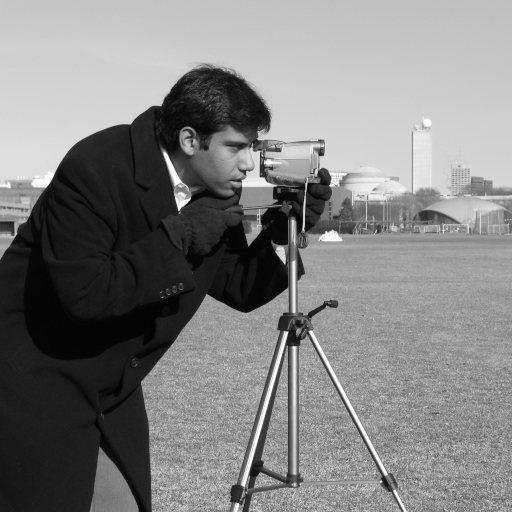
#> input picture skimage.data.camera(), 512 x 512 px
$ jupyter execute main.ipynb   (older library calls are emulated)
#> lines starting #> are read from the running program, lines starting #| are printed output that depends on the picture; after the words box and inside, x2 and y2 are one past the last pixel; in counts of white or black regions, pixels touching at a corner belong together
[cell 1]
from __future__ import print_function

from skimage import io, color, exposure
from skimage.transform import resize
from skimage.morphology import disk, dilation, closing, watershed
from skimage.measure import label
from skimage.feature import peak_local_max
from skimage.filters import threshold_otsu, rank
import numpy as np
from matplotlib import pyplot as plt

plt.style.use('classic')

[cell 2]
import matplotlib.pyplot as plt
from skimage import data
from skimage import color
from skimage import img_as_float

# uint8 -- float64
grayscale_image = img_as_float(data.camera()[::2, ::2])
image = color.gray2rgb(grayscale_image)

red_multiplier = [1, 0, 0]
yellow_multiplier = [1, 1, 0]

fig, (ax1, ax2) = plt.subplots(ncols=2, figsize=(8, 4), sharex=True, sharey=True)
ax1.imshow(red_multiplier * image)
ax2.imshow(yellow_multiplier * image)
ax1.set_adjustable('box-forced')
ax2.set_adjustable('box-forced')
plt.show()

[cell 3]
img = io.imread('sample.jpg')
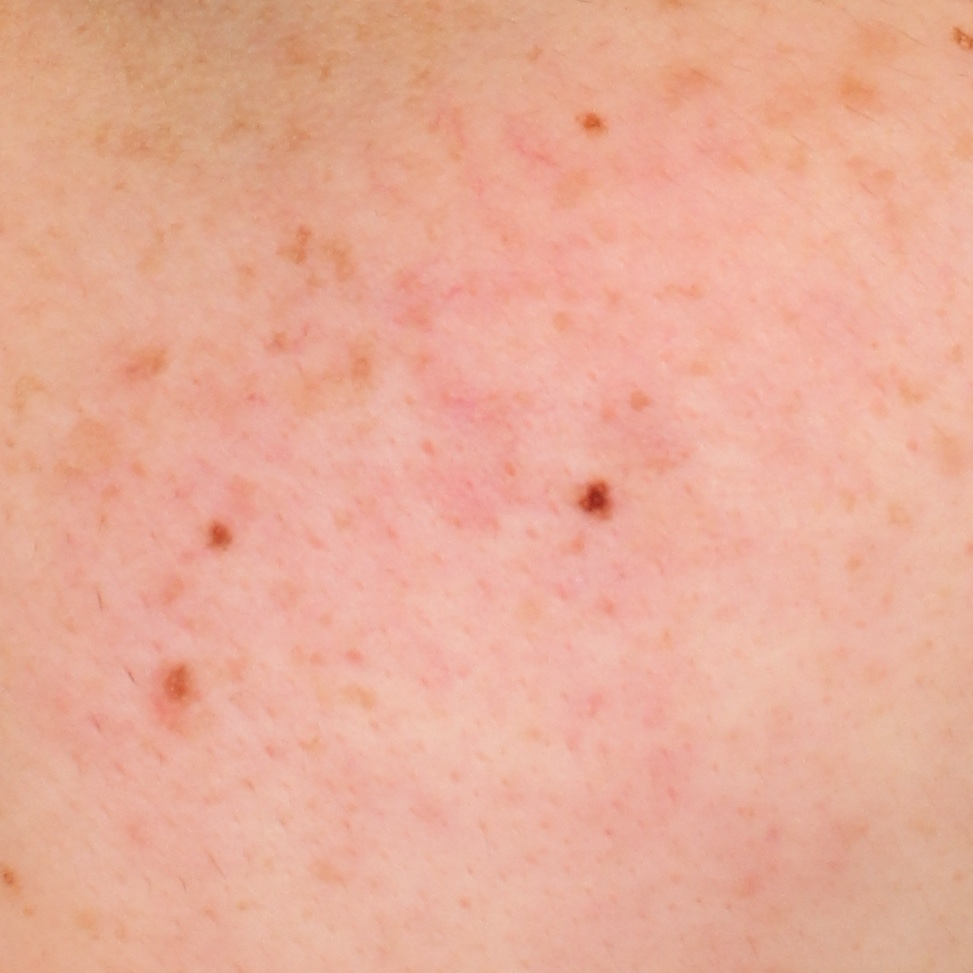
#> input picture sample.jpg, 973 x 973 px
#> img is the input picture: shape (973, 973, 3); mean R, G, B 232.1, 172.3, 151.5
img = img_as_float(img)

lab = color.rgb2lab(img)
#> lab: shape (973, 973, 3) float64; mean of channels 0, 1, 2 75.5, 19.2, 19.3
ch = lab[:,:,2]

# red_multiplier = [1,0,0]
img_red = ch
plt.imshow(img_red)
plt.show()

[cell 4]
img = io.imread('sample.jpg')
img = resize(img, (500, 500))
#> img: shape (500, 500, 3) float64

# img_red = io.imread('sample_red.jpg')
# img_red = resize(img_red, (500, 500), mode='constant')

plt.subplot(221), plt.imshow(img)
# plt.subplot(222), plt.imshow(img_red)
plt.show()

[cell 5]
lab = color.rgb2lab(img)
#> lab: shape (500, 500, 3) float64; mean of channels 0, 1, 2 75.5, 19.2, 19.3
ch = lab[:,:,1]
#> ch: shape (500, 500) float64
ch_byte = ch.astype(np.uint16)
plt.subplot(221), plt.imshow(ch, cmap='gray')
plt.subplot(222), plt.hist(ch.ravel(), bins=256)
plt.show()
#> figure, not shown here; panel 2: tallest bar 6448 high, from x = 18.24 to 18.38

[cell 6]
p2, p98 = np.percentile(ch, (2, 98))
#> p2 = 13.99; p98 = 26.69
ch1 = exposure.rescale_intensity(ch, in_range=(p2, p98))

plt.subplot(221), plt.imshow(ch1, cmap='gray')
plt.subplot(222), plt.hist(ch1.ravel(), bins=256)
plt.show()
#> figure, not shown here; panel 2: tallest bar 5262 high, from x = 0 to 0.00391

[cell 7]
ch2 = exposure.equalize_hist(ch)

plt.subplot(221), plt.imshow(ch2, cmap='gray')
plt.subplot(222), plt.hist(ch2.ravel(), bins=256)
plt.show()
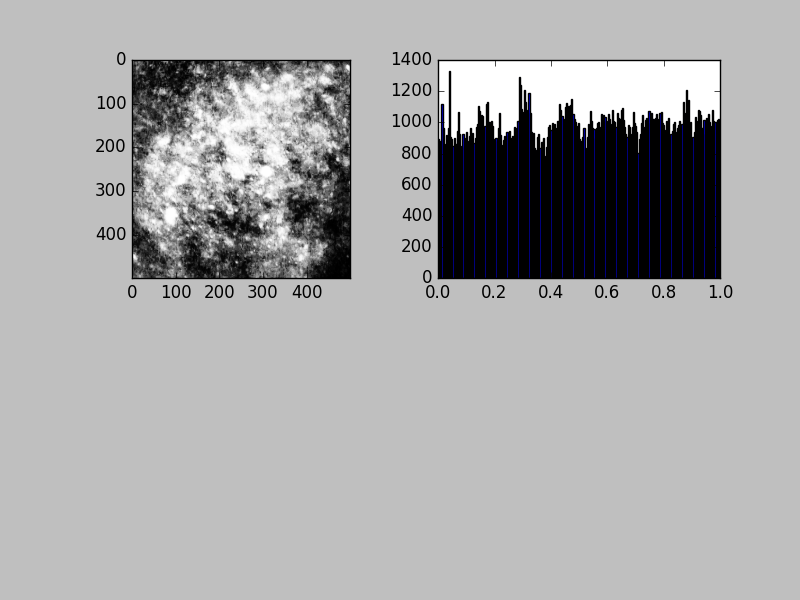
#> figure drawn by matplotlib, 2 panels; panel 2: tallest bar 1328 high, from x = 0.0391 to 0.043

[cell 8]
val = threshold_otsu(ch)
#> val = 19.87
mask = ch > val
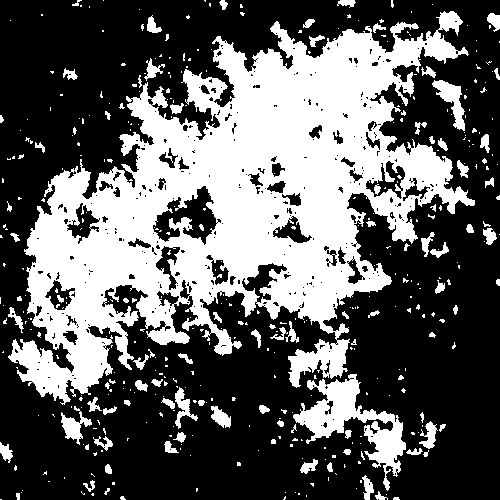
#> mask: shape (500, 500) bool; 37.4% white; 433 white regions (341 under 20 px), largest, box (x1, y1, x2, y2) and area: (8, 11, 475, 405) 80138, (293, 374, 406, 491) 4116, (432, 80, 465, 131) 684

plt.subplot(221), plt.imshow(mask, cmap='gray')
plt.subplot(222), plt.hist(ch.ravel(), bins=256)
plt.axvline(val, color='r', linestyle='dashed', linewidth=2)
plt.show()
#> figure, not shown here; panel 2: tallest bar 6448 high, from x = 18.24 to 18.38

[cell 9]
local_otsu = rank.otsu(ch_byte, disk(35))
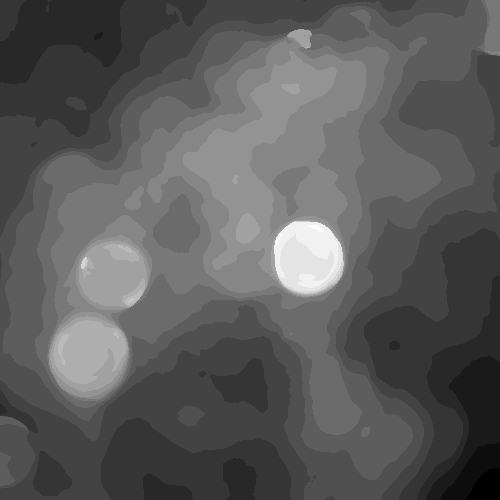
#> local_otsu: shape (500, 500) uint16; min 12, max 31, mean 18.8; drawn with min black and max white
grad = rank.gradient(ch_byte, disk(10))
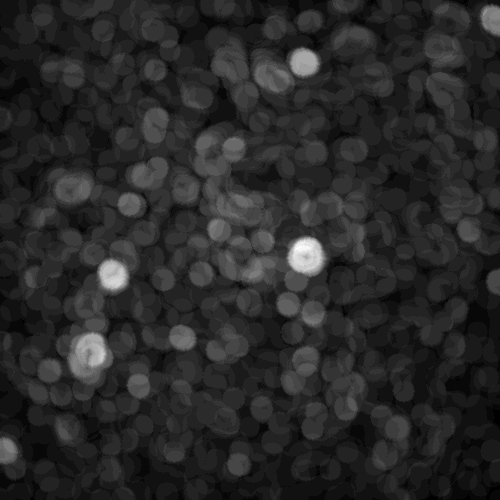
#> grad: shape (500, 500) uint16; min 2, max 31, mean 6.7; drawn with min black and max white
mask = ch_byte > local_otsu
#> mask: shape (500, 500) bool; 36.2% white; 821 white regions (620 under 20 px), largest, box (x1, y1, x2, y2) and area: (42, 362, 238, 500) 8174, (197, 36, 328, 275) 7834, (299, 246, 470, 360) 5640

plt.subplot(221), plt.imshow(local_otsu, cmap='gray')
plt.subplot(222), plt.imshow(mask, cmap='gray')
plt.subplot(223), plt.imshow(grad, cmap='gray')
plt.subplot(224), plt.imshow(img_red)
plt.show()

[cell 10]
dil = dilation(mask, disk(3))
#> dil: shape (500, 500) bool; 68.1% white; 281 black regions (193 under 20 px), largest, box (x1, y1, x2, y2) and area: (0, 105, 196, 416) 17758, (151, 0, 395, 241) 12693, (205, 155, 354, 335) 7805
close = closing(dil, disk(3))
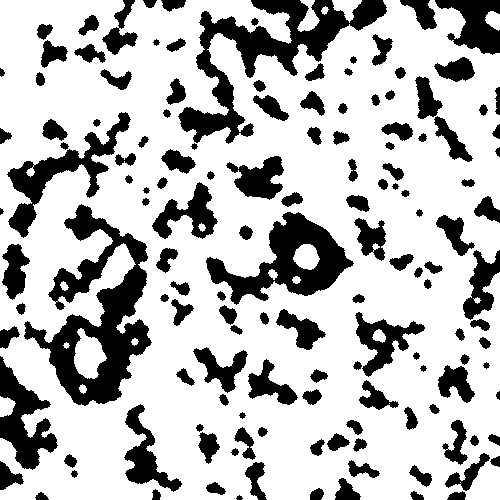
#> close: shape (500, 500) bool; 73.3% white; 142 black regions (1 under 20 px), largest, box (x1, y1, x2, y2) and area: (24, 204, 152, 406) 9805, (178, 0, 387, 144) 8080, (206, 212, 354, 305) 5443
lbl = label(close)
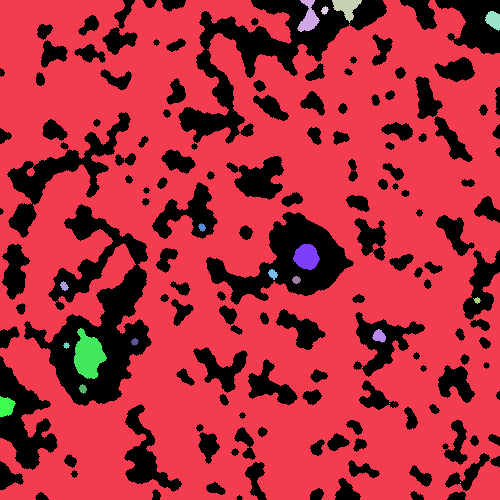
#> lbl: shape (500, 500) int32; 20 distinct labels, from 0 to 19; one colour per label, 0 black
color_lbl = color.label2rgb(lbl)
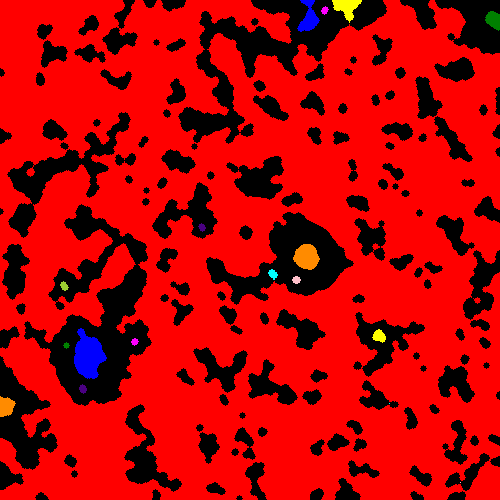
#> color_lbl: shape (500, 500, 3) float64; mean R, G, B 0.726, 0.00466, 0.00671
ws = watershed(ch, lbl)
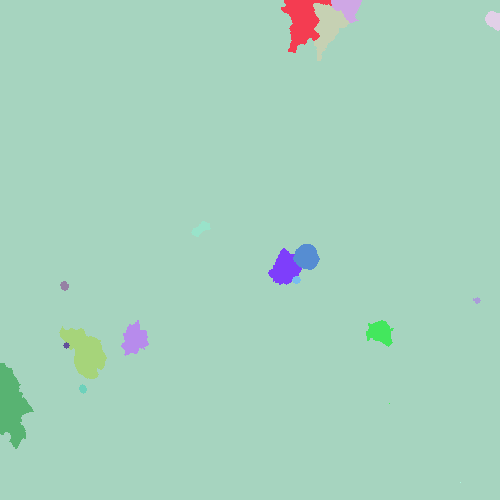
#> ws: shape (500, 500) int32; 19 distinct labels, from 1 to 19; one colour per label, 0 black

plt.subplot(221), plt.imshow(color_lbl)
plt.subplot(222), plt.imshow(lbl)
plt.subplot(223), plt.imshow(lbl > 2, cmap='gray')
plt.subplot(224), plt.imshow(ws, cmap='gray')
plt.show()
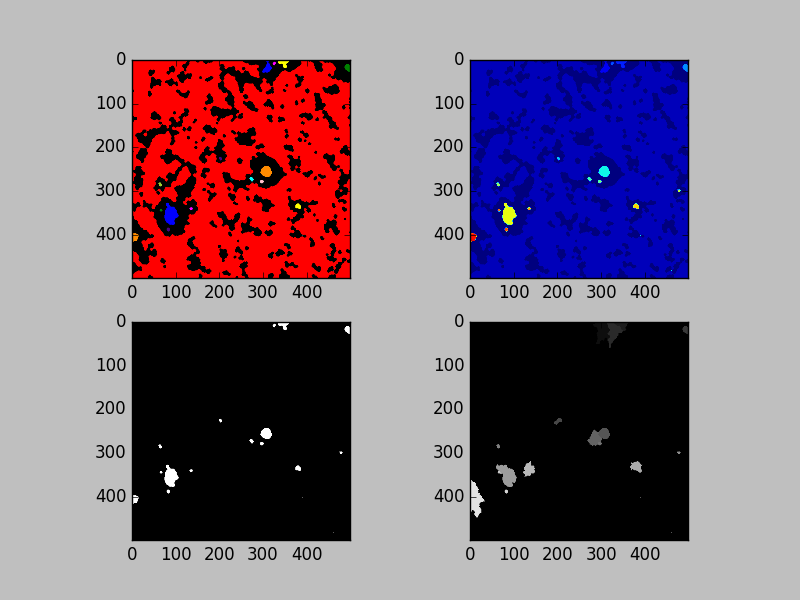
#> figure drawn by matplotlib, 4 panels
